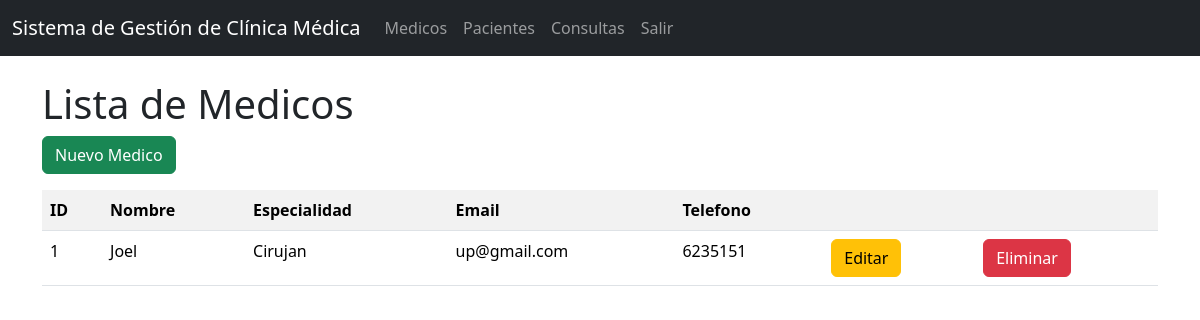
The page /medicos/ on the database as committed earlier.
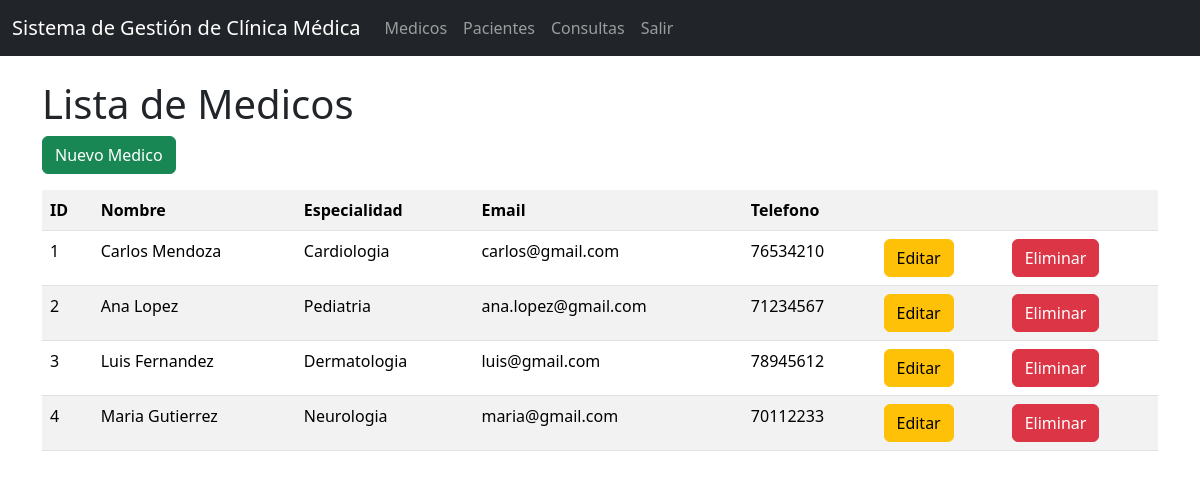
The same page on the database as committed later.
### models/Medico.py (models this page shows, shortened)
class Medico(db.Model):
    __tablename__ = 'medicos'
    id_medico = db.Column(db.Integer, primary_key = True)
    nombre = db.Column(db.String(255), nullable = False)
    especialidad = db.Column(db.String(100), nullable = False)
    telefono = db.Column(db.String(20), nullable = False)
    correo = db.Column(db.String(200), nullable = False)
    consultas = db.relationship('Consulta', back_populates='medico', cascade = 'all, delete')
    @staticmethod
    def get_all():
        return Medico.query.all()
    def delete(self):
        db.session.delete(self)
        db.session.commit()

### controllers/MedicoController.py (the view)
@medico_bp.route("/")
def index():
    medicos = Medico.get_all()
    return MedicoView.list(medicos)

### run.py (called while the page is built)
@app.context_processor
def inject_active_path():
    def is_active(path):
        return 'active' if request.path == path else ''
    return (dict(is_active=is_active))

### views/MedicoView.py (called while the page is built)
def list(medicos):
    return render_template('medicos/index.html', medicos = medicos)

### templates/medicos/index.html (shortened to what this page needs)
{% extends 'base.html' %}
{% block content %}
<br>
<h1>Lista de Medicos</h1>
<a href="{{ url_for('medico.create') }}" class="btn btn-success mb-3">
  Nuevo Medico
</a>
<table class="table table-striped">
  <tr>
    <th>ID</th>
    <th>Nombre</th>
    <th>Especialidad</th>
    <th>Email</th>
    <th>Telefono</th>
    <th></th>
    <th></th>
  </tr>
  {% for item in medicos %}
  <tr>
    <td>{{ item.id_medico }}</td>
    <td>{{ item.nombre }}</td>
    <td>{{ item.especialidad }}</td>
    <td>{{ item.correo }}</td>
    <td>{{ item.telefono }}</td>
    <td>
      <a
        href="{{ url_for('medico.edit', id_medico=item.id_medico) }}"
        class="btn btn-warning"
      >
        Editar
      </a>
    </td>
    <td>
      <a
        href="{{ url_for('medico.delete', id_medico=item.id_medico) }}"
        class="btn btn-danger"
      >
        Eliminar
      </a>
    </td>
  </tr>
  {% endfor %}
</table>
{% endblock %}

Rows that differ between the two databases and show on the page:
changed Medico id 1: nombre "Joel" → "Carlos Mendoza"; especialidad "Cirujan" → "Cardiologia"; correo "up@gmail.com" → "carlos@gmail.com"; telefono "6235151" → "76534210"
added Medico: id_medico "2", nombre "Ana Lopez", especialidad "Pediatria", correo "ana.lopez@gmail.com", telefono "71234567"
added Medico: id_medico "3", nombre "Luis Fernandez", especialidad "Dermatologia", correo "luis@gmail.com", telefono "78945612"
added Medico: id_medico "4", nombre "Maria Gutierrez", especialidad "Neurologia", correo "maria@gmail.com", telefono "70112233"
